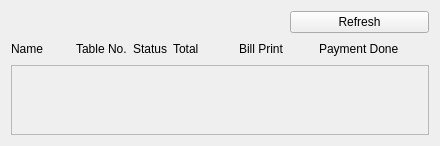
     <widget class="QWidget" name="tab_2">
      <attribute name="title">
       <string>On Order</string>
      </attribute>
      <layout class="QVBoxLayout" name="verticalLayout_2" stretch="3,3,30">
       <item>
        <layout class="QHBoxLayout" name="horizontalLayout" stretch="10,5">
         <item>
          <spacer name="horizontalSpacer">
           <property name="orientation">
            <enum>Qt::Horizontal</enum>
           </property>
           <property name="sizeHint" stdset="0">
            <size>
             <width>40</width>
             <height>20</height>
            </size>
           </property>
          </spacer>
         </item>
         <item>
          <widget class="QPushButton" name="bt_refresh_on_order">
           <property name="text">
            <string>Refresh</string>
           </property>
          </widget>
         </item>
        </layout>
       </item>
       <item>
        <layout class="QHBoxLayout" name="horizontalLayout_24" stretch="2,1,1,1,1,1,1,1,1">
         <item>
          <widget class="QLabel" name="lb_name">
           <property name="text">
            <string>Name</string>
           </property>
          </widget>
         </item>
         <item>
          <widget class="QLabel" name="lb_table_no">
           <property name="text">
            <string>Table No.</string>
           </property>
          </widget>
         </item>
         <item>
          <widget class="QLabel" name="lb_status">
           <property name="text">
            <string>Status</string>
           </property>
          </widget>
         </item>
         <item>
          <widget class="QLabel" name="lb_total">
           <property name="text">
            <string>Total</string>
           </property>
          </widget>
         </item>
         <item>
          <spacer name="horizontalSpacer_61">
           <property name="orientation">
            <enum>Qt::Horizontal</enum>
           </property>
           <property name="sizeHint" stdset="0">
            <size>
             <width>40</width>
             <height>20</height>
            </size>
           </property>
          </spacer>
         </item>
         <item>
          <widget class="QLabel" name="label_17">
           <property name="text">
            <string>Bill Print</string>
           </property>
          </widget>
         </item>
         <item>
          <spacer name="horizontalSpacer_62">
           <property name="orientation">
            <enum>Qt::Horizontal</enum>
           </property>
           <property name="sizeHint" stdset="0">
            <size>
             <width>40</width>
             <height>20</height>
            </size>
           </property>
          </spacer>
         </item>
         <item>
          <widget class="QLabel" name="label_18">
           <property name="text">
            <string>Payment Done</string>
           </property>
          </widget>
         </item>
         <item>
          <spacer name="horizontalSpacer_63">
           <property name="orientation">
            <enum>Qt::Horizontal</enum>
           </property>
           <property name="sizeHint" stdset="0">
            <size>
             <width>40</width>
             <height>20</height>
            </size>
           </property>
          </spacer>
         </item>
        </layout>
       </item>
       <item>
        <widget class="QScrollArea" name="scrollArea">
         <property name="widgetResizable">
          <bool>true</bool>
         </property>
         <widget class="QWidget" name="scroll12">
          <property name="geometry">
           <rect>
            <x>0</x>
            <y>0</y>
            <width>608</width>
            <height>254</height>
           </rect>
          </property>
          <layout class="QVBoxLayout" name="scroll_on_order"/>
         </widget>
        </widget>
       </item>
      </layout>
     </widget>
